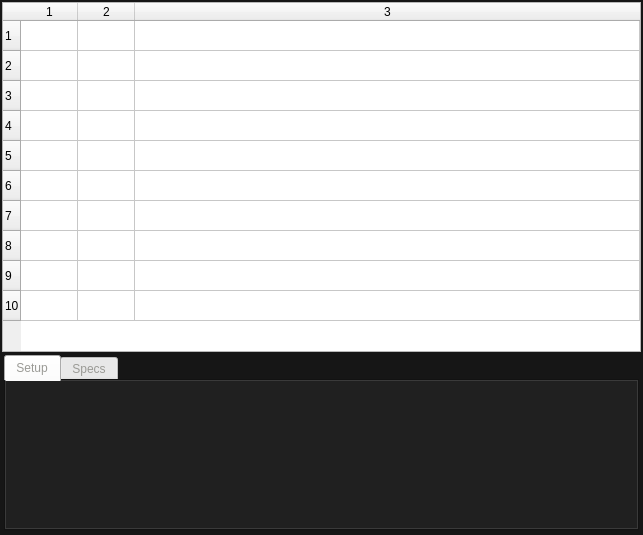
                      <widget class="QWidget" name="sequence">
                       <property name="palette">
                        <palette>
                         <active>
                          <colorrole role="WindowText">
                           <brush brushstyle="SolidPattern">
                            <color alpha="255">
                             <red>154</red>
                             <green>154</green>
                             <blue>149</blue>
                            </color>
                           </brush>
                          </colorrole>
                          <colorrole role="Button">
                           <brush brushstyle="SolidPattern">
                            <color alpha="255">
                             <red>22</red>
                             <green>22</green>
                             <blue>22</blue>
                            </color>
                           </brush>
                          </colorrole>
                          <colorrole role="Text">
                           <brush brushstyle="SolidPattern">
                            <color alpha="255">
                             <red>154</red>
                             <green>154</green>
                             <blue>149</blue>
                            </color>
                           </brush>
                          </colorrole>
                          <colorrole role="ButtonText">
                           <brush brushstyle="SolidPattern">
                            <color alpha="255">
                             <red>154</red>
                             <green>154</green>
                             <blue>149</blue>
                            </color>
                           </brush>
                          </colorrole>
                          <colorrole role="Base">
                           <brush brushstyle="SolidPattern">
                            <color alpha="255">
                             <red>22</red>
                             <green>22</green>
                             <blue>22</blue>
                            </color>
                           </brush>
                          </colorrole>
                          <colorrole role="Window">
                           <brush brushstyle="SolidPattern">
                            <color alpha="255">
                             <red>22</red>
                             <green>22</green>
                             <blue>22</blue>
                            </color>
                           </brush>
                          </colorrole>
                          <colorrole role="PlaceholderText">
                           <brush brushstyle="SolidPattern">
                            <color alpha="128">
                             <red>154</red>
                             <green>154</green>
                             <blue>149</blue>
                            </color>
                           </brush>
                          </colorrole>
                         </active>
                         <inactive>
                          <colorrole role="WindowText">
                           <brush brushstyle="SolidPattern">
                            <color alpha="255">
                             <red>154</red>
                             <green>154</green>
                             <blue>149</blue>
                            </color>
                           </brush>
                          </colorrole>
                          <colorrole role="Button">
                           <brush brushstyle="SolidPattern">
                            <color alpha="255">
                             <red>22</red>
                             <green>22</green>
                             <blue>22</blue>
                            </color>
                           </brush>
                          </colorrole>
                          <colorrole role="Text">
                           <brush brushstyle="SolidPattern">
                            <color alpha="255">
                             <red>154</red>
                             <green>154</green>
                             <blue>149</blue>
                            </color>
                           </brush>
                          </colorrole>
                          <colorrole role="ButtonText">
                           <brush brushstyle="SolidPattern">
                            <color alpha="255">
                             <red>154</red>
                             <green>154</green>
                             <blue>149</blue>
                            </color>
                           </brush>
                          </colorrole>
                          <colorrole role="Base">
                           <brush brushstyle="SolidPattern">
                            <color alpha="255">
                             <red>22</red>
                             <green>22</green>
                             <blue>22</blue>
                            </color>
                           </brush>
                          </colorrole>
                          <colorrole role="Window">
                           <brush brushstyle="SolidPattern">
                            <color alpha="255">
                             <red>22</red>
                             <green>22</green>
                             <blue>22</blue>
                            </color>
                           </brush>
                          </colorrole>
                          <colorrole role="PlaceholderText">
                           <brush brushstyle="SolidPattern">
                            <color alpha="128">
                             <red>154</red>
                             <green>154</green>
                             <blue>149</blue>
                            </color>
                           </brush>
                          </colorrole>
                         </inactive>
                         <disabled>
                          <colorrole role="WindowText">
                           <brush brushstyle="SolidPattern">
                            <color alpha="255">
                             <red>154</red>
                             <green>154</green>
                             <blue>149</blue>
                            </color>
                           </brush>
                          </colorrole>
                          <colorrole role="Button">
                           <brush brushstyle="SolidPattern">
                            <color alpha="255">
                             <red>22</red>
                             <green>22</green>
                             <blue>22</blue>
                            </color>
                           </brush>
                          </colorrole>
                          <colorrole role="Text">
                           <brush brushstyle="SolidPattern">
                            <color alpha="255">
                             <red>154</red>
                             <green>154</green>
                             <blue>149</blue>
                            </color>
                           </brush>
                          </colorrole>
                          <colorrole role="ButtonText">
                           <brush brushstyle="SolidPattern">
                            <color alpha="255">
                             <red>154</red>
                             <green>154</green>
                             <blue>149</blue>
                            </color>
                           </brush>
                          </colorrole>
                          <colorrole role="Base">
                           <brush brushstyle="SolidPattern">
                            <color alpha="255">
                             <red>22</red>
                             <green>22</green>
                             <blue>22</blue>
                            </color>
                           </brush>
                          </colorrole>
                          <colorrole role="Window">
                           <brush brushstyle="SolidPattern">
                            <color alpha="255">
                             <red>22</red>
                             <green>22</green>
                             <blue>22</blue>
                            </color>
                           </brush>
                          </colorrole>
                          <colorrole role="PlaceholderText">
                           <brush brushstyle="SolidPattern">
                            <color alpha="128">
                             <red>154</red>
                             <green>154</green>
                             <blue>149</blue>
                            </color>
                           </brush>
                          </colorrole>
                         </disabled>
                        </palette>
                       </property>
                       <property name="styleSheet">
                        <string notr="true">QTabWidget {
	background-color: rgb(25, 25, 25);
	color: rgb(255, 255, 255)
	border: none;
	border-left: 3px solid rgb(25, 25, 25);
	text-align: left;
	padding-left: 10px;
}

QTabWidget:hover {
	border-left: 3px solid rgb(255, 85, 0);
	background-color: rgb(18, 18, 18);
}

QTabWidget:pressed {
	background-color: rgb(0, 0, 0);
}

</string>
                       </property>
                       <attribute name="title">
                        <string>Sequence</string>
                       </attribute>
                       <layout class="QVBoxLayout" name="verticalLayout_12">
                        <property name="spacing">
                         <number>1</number>
                        </property>
                        <property name="leftMargin">
                         <number>2</number>
                        </property>
                        <property name="topMargin">
                         <number>2</number>
                        </property>
                        <property name="rightMargin">
                         <number>2</number>
                        </property>
                        <property name="bottomMargin">
                         <number>2</number>
                        </property>
                        <item>
                         <widget class="QFrame" name="frame_5">
                          <property name="minimumSize">
                           <size>
                            <width>634</width>
                            <height>350</height>
                           </size>
                          </property>
                          <property name="frameShape">
                           <enum>QFrame::Shape::NoFrame</enum>
                          </property>
                          <property name="frameShadow">
                           <enum>QFrame::Shadow::Raised</enum>
                          </property>
                          <layout class="QHBoxLayout" name="horizontalLayout_9">
                           <property name="spacing">
                            <number>0</number>
                           </property>
                           <property name="leftMargin">
                            <number>0</number>
                           </property>
                           <property name="topMargin">
                            <number>0</number>
                           </property>
                           <property name="rightMargin">
                            <number>0</number>
                           </property>
                           <property name="bottomMargin">
                            <number>0</number>
                           </property>
                           <item>
                            <widget class="QTableWidget" name="tableSequence">
                             <property name="sizeAdjustPolicy">
                              <enum>QAbstractScrollArea::SizeAdjustPolicy::AdjustToContents</enum>
                             </property>
                             <property name="textElideMode">
                              <enum>Qt::TextElideMode::ElideLeft</enum>
                             </property>
                             <property name="rowCount">
                              <number>10</number>
                             </property>
                             <property name="columnCount">
                              <number>3</number>
                             </property>
                             <attribute name="horizontalHeaderDefaultSectionSize">
                              <number>57</number>
                             </attribute>
                             <attribute name="horizontalHeaderShowSortIndicator" stdset="0">
                              <bool>false</bool>
                             </attribute>
                             <attribute name="horizontalHeaderStretchLastSection">
                              <bool>true</bool>
                             </attribute>
                             <attribute name="verticalHeaderVisible">
                              <bool>true</bool>
                             </attribute>
                             <attribute name="verticalHeaderCascadingSectionResizes">
                              <bool>true</bool>
                             </attribute>
                             <row/>
                             <row/>
                             <row/>
                             <row/>
                             <row/>
                             <row/>
                             <row/>
                             <row/>
                             <row/>
                             <row/>
                             <column/>
                             <column/>
                             <column/>
                            </widget>
                           </item>
                          </layout>
                         </widget>
                        </item>
                        <item>
                         <widget class="QFrame" name="frame_6">
                          <property name="minimumSize">
                           <size>
                            <width>632</width>
                            <height>180</height>
                           </size>
                          </property>
                          <property name="maximumSize">
                           <size>
                            <width>16777215</width>
                            <height>300</height>
                           </size>
                          </property>
                          <property name="styleSheet">
                           <string notr="true">color: rgb(154, 154, 149);</string>
                          </property>
                          <property name="frameShape">
                           <enum>QFrame::Shape::NoFrame</enum>
                          </property>
                          <property name="frameShadow">
                           <enum>QFrame::Shadow::Raised</enum>
                          </property>
                          <layout class="QHBoxLayout" name="horizontalLayout_10">
                           <property name="spacing">
                            <number>1</number>
                           </property>
                           <property name="leftMargin">
                            <number>2</number>
                           </property>
                           <property name="topMargin">
                            <number>2</number>
                           </property>
                           <property name="rightMargin">
                            <number>2</number>
                           </property>
                           <property name="bottomMargin">
                            <number>2</number>
                           </property>
                           <item>
                            <widget class="QTabWidget" name="tabStepSettings_2">
                             <property name="minimumSize">
                              <size>
                               <width>635</width>
                               <height>176</height>
                              </size>
                             </property>
                             <property name="currentIndex">
                              <number>0</number>
                             </property>
                             <widget class="QWidget" name="setup">
                              <attribute name="title">
                               <string>Setup</string>
                              </attribute>
                             </widget>
                             <widget class="QWidget" name="specs">
                              <property name="styleSheet">
                               <string notr="true">QTabWidget {
	background-color: rgb(25, 25, 25);
	color: rgb(255, 255, 255)
	border: none;
	border-left: 3px solid rgb(25, 25, 25);
	text-align: left;
	padding-left: 10px;
}

QTabWidget:hover {
	border-left: 3px solid rgb(255, 85, 0);
	background-color: rgb(18, 18, 18);
}

QTabWidget:pressed {
	background-color: rgb(0, 0, 0);
}

</string>
                              </property>
                              <attribute name="title">
                               <string>Specs</string>
                              </attribute>
                             </widget>
                            </widget>
                           </item>
                          </layout>
                         </widget>
                        </item>
                       </layout>
                      </widget>
